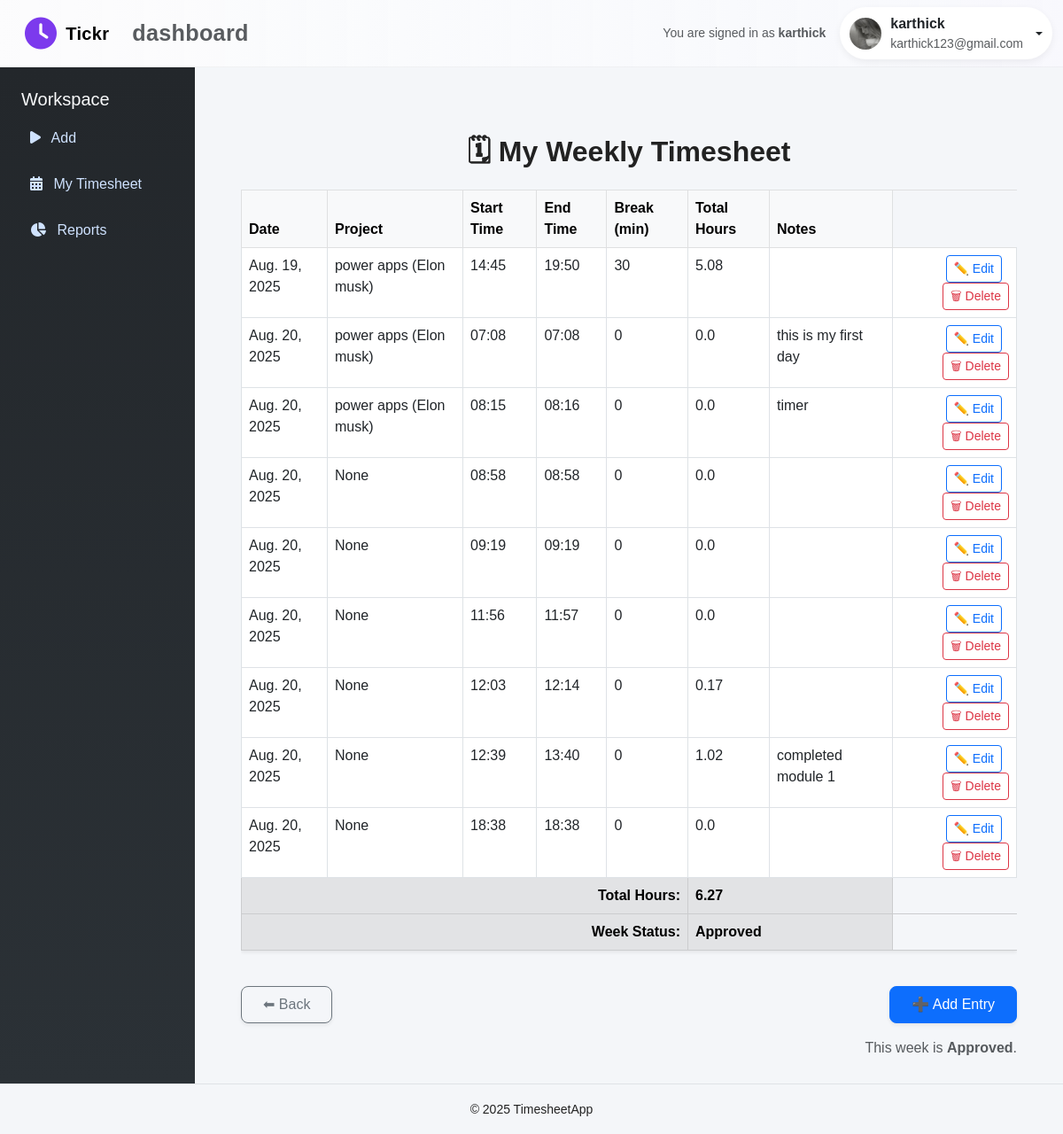
The page /employee/timesheet/ (signed in) on the database its author committed.
### timesheet_app/models.py (models this page shows, shortened)
class CustomUser(AbstractUser):
    role = models.CharField(max_length=10, choices=ROLE_CHOICES)

class Profile(models.Model):
    user = models.OneToOneField(settings.AUTH_USER_MODEL, on_delete=models.CASCADE, related_name='profile')
    avatar = models.ImageField(upload_to=avatar_upload_to, null=True, blank=True)

class TimesheetEntry(models.Model):
    user = models.ForeignKey(settings.AUTH_USER_MODEL, on_delete=models.CASCADE)
    project = models.ForeignKey(Project, on_delete=models.PROTECT, null=True, blank=True)
    work_date = models.DateField(null=False, blank=False)
    start_time = models.DateTimeField(null=True, blank=True)
    end_time = models.DateTimeField(null=True, blank=True)
    break_minutes = models.PositiveIntegerField(default=0)
    duration_minutes = models.PositiveIntegerField(default=0, editable=False)
    billable = models.BooleanField(default=True)
    notes = models.TextField(blank=True)
    created_at = models.DateTimeField(auto_now_add=True)
    updated_at = models.DateTimeField(auto_now=True)
    class Meta:
        indexes = [
            models.Index(fields=["user", "work_date"]),
            models.Index(fields=["project", "work_date"]),
        ]
        ordering = ["work_date", "start_time"]

class Project(models.Model):
    name = models.CharField(max_length=120)
    client = models.CharField(max_length=120)
    billable_default = models.BooleanField(default=True)
    active = models.BooleanField(default=True)
    created_at = models.DateTimeField(auto_now_add=True)
    updated_at = models.DateTimeField(auto_now=True)
    class Meta:
        indexes = [
            models.Index(fields=["active"]),
        ]
    def __str__(self):
        return f"{self.name} ({self.client})"

class WeekSummary(models.Model):
    user = models.ForeignKey(settings.AUTH_USER_MODEL, on_delete=models.CASCADE)
    week_start = models.DateField(help_text="Monday date of the week")
    status = models.CharField(max_length=12, choices=STATUS_CHOICES, default=STATUS_DRAFT)
    approver = models.ForeignKey(
        settings.AUTH_USER_MODEL,
        on_delete=models.SET_NULL,
        related_name="approved_weeks",
        null=True,
        blank=True
    )
    submitted_at = models.DateTimeField(null=True, blank=True)
    approved_at = models.DateTimeField(null=True, blank=True)
    audit_note = models.TextField(blank=True)
    manager_comment = models.TextField(blank=True, null=True)
    class Meta:
        unique_together = ("user", "week_start")

### timesheet_app/views.py (the view)
# urls.py: path("employee/timesheet/", my_timesheet, name="my_timesheet"),
@role_required("employee")
@login_required
def my_timesheet(request):
    week_start, week_end = get_current_week_bounds()
    entries = TimesheetEntry.objects.filter(
        user=request.user,
        work_date__range=(week_start, week_end)
    ).order_by("work_date", "start_time")
    week_summary, _ = WeekSummary.objects.get_or_create(
        user=request.user, week_start=week_start, defaults={"status": STATUS_DRAFT}
    )
    for e in entries:
        if e.duration_minutes is not None:
            e.hours = round(e.duration_minutes / 60.0, 2)
        elif e.start_time and e.end_time:
            delta = e.end_time - e.start_time
            e.hours = round(delta.total_seconds() / 3600, 2)
        else:
            e.hours = 0
    total_minutes = entries.aggregate(total_minutes=Coalesce(Sum("duration_minutes"), 0))["total_minutes"]
    total_hours = round(total_minutes / 60.0, 2)
    context = {
        "entries": entries,
        "week_start": week_start,
        "week_end": week_end,
        "total_hours": total_hours,
        "week_status": week_summary.status,
    }
    return render(request, "dashboard/employee_mytimesheet.html", context)

### timesheet_app/utils.py (called while the page is built)
def get_current_week_bounds(today=None):
    if today is None:
        today = timezone.localdate()
    monday = today - timedelta(days=today.weekday())   # 0 = Monday
    sunday = monday + timedelta(days=6)
    return monday, sunday

### timesheet_app/templates/dashboard/employee_mytimesheet.html (shortened to what this page needs)
{% extends "base.html" %}
{% load static %}
{% block content %}
<div class="container mt-5">
    <h2 class="fw-bold text-center mb-4">🗓 My Weekly Timesheet</h2>
    <div class="table-responsive">
        <table class="table table-bordered table-hover shadow-sm">
            <thead class="table-light">
                <tr>
                    <th>Date</th>
                    <th>Project</th>
                    <th>Start Time</th>
                    <th>End Time</th>
                    <th>Break (min)</th>
                    <th>Total Hours</th>
                    <th>Notes</th>
                </tr>
            </thead>
            <tbody>
                {% for entry in entries %}
                    <tr>
                        <td>{{ entry.work_date }}</td>
                        <td>{{ entry.project }}</td>
                        <td>{{ entry.start_time|time:"H:i" }}</td>
                        <td>{{ entry.end_time|time:"H:i" }}</td>
                        <td>{{ entry.break_minutes }}</td>
                        <td>{{ entry.hours }}</td>
                        <td>{{ entry.notes }}</td>
                        <td class="text-end">
                            <a href="{% url 'edit_time_entry' entry.id %}" class="btn btn-sm btn-outline-primary me-2">✏️ Edit</a>
                            <form method="post" action="{% url 'delete_time_entry' entry.id %}" style="display:inline">
                                <button type="submit" class="btn btn-sm btn-outline-danger">🗑 Delete</button>
                            </form>
                        </td>
                    </tr>
                {% empty %}
                    <tr>
                        <td colspan="7" class="text-center">No time entries yet for this week.</td>
                    </tr>
                {% endfor %}
            </tbody>
            <tfoot>
                <tr class="table-secondary">
                    <th colspan="5" class="text-end">Total Hours:</th>
                    <th colspan="2">
                        {{ total_hours }}
                    </th>
                </tr>
                <tr class="table-secondary">
                    <th colspan="5" class="text-end">Week Status:</th>
                    <th colspan="2">
                        {{ week_status|capfirst }}
                    </th>
                </tr>
            </tfoot>
        </table>
    </div>
    <div class="mt-4 d-flex justify-content-between">
        <a href="{% url 'employee_dashboard' %}" class="btn btn-outline-secondary px-4 py-2 rounded-3 shadow-sm hover-scale">⬅ Back</a>
        <a href="{% url 'add_time_entry' %}" class="btn btn-primary px-4 py-2 rounded-3 shadow-sm hover-scale">➕ Add Entry</a>
    </div>
    <div class="mt-3 d-flex justify-content-end">
        {% if week_status == 'draft' %}
        <form method="post" action="{% url 'submit_week' %}">
            {% csrf_token %}
            <button type="submit" class="btn btn-warning">Submit Week for Approval</button>
        </form>
        {% else %}
            <div class="text-muted">This week is <strong>{{ week_status|capfirst }}</strong>.</div>
        {% endif %}
    </div>
</div>
{% endblock %}

### timesheet_app/templates/base.html (shortened to what this page needs)
{% load static %}
<!doctype html>
<html lang="en">
<head>
  <link href="https://cdn.jsdelivr.net/npm/bootstrap@5.3.0/dist/css/bootstrap.min.css" rel="stylesheet">
  <link href="https://cdnjs.cloudflare.com/ajax/libs/font-awesome/6.4.0/css/all.min.css" rel="stylesheet">
</head>
<body>
<nav class="navbar navbar-expand-lg navbar-light" style="background: linear-gradient(90deg, rgba(255,255,255,0.7), rgba(250,250,255,0.6)); border-bottom:1px solid rgba(0,0,0,0.04);">
  <div class="container-fluid d-flex justify-content-between align-items-center">
    <div class="app-brand ms-lg-3">
      <i class="fa-solid fa-clock fa-lg" style="color:var(--accent)"></i>
      <span class="navbar-brand">Tickr</span>
      <small class="text-muted">dashboard</small>
    </div>
    <div class="d-flex align-items-center">
      <div class="me-3 text-muted small d-none d-md-block">You are signed in as <strong>{{ user.get_full_name|default:user.username }}</strong></div>
      {% if user.is_authenticated %}
      <div class="dropdown">
        <button class="btn profile-pill dropdown-toggle" data-bs-toggle="dropdown" aria-expanded="false">
          {% if user.profile and user.profile.avatar %}
            <img src="{{ user.profile.avatar.url }}" alt="avatar" />
          {% else %}
            <img src="https://ui-avatars.com/api/?name={{ user.username }}&background=7c3aed&color=fff" alt="avatar" />
          {% endif %}
          <div class="d-none d-sm-block text-start">
            <div style="font-weight:600">{{ user.get_full_name|default:user.username }}</div>
            <div class="small text-muted">{{ user.email }}</div>
          </div>
        </button>
      </div>
      {% endif %}
    </div>
  </div>
</nav>
<div class="d-flex">
  {% block sidebar %}
  <div class="sidebar" id="sidebar">
    <h5 class="text-light">Workspace</h5>
    <a href="{% url 'add_time_entry' %}"><i class="fa-solid fa-play me-2"></i> Add</a>
    <a href="{% url 'my_timesheet' %}"><i class="fa-solid fa-calendar-days me-2"></i> My Timesheet</a>
    <a href="{% url 'my_reports' %}"><i class="fa-solid fa-chart-pie me-2"></i> Reports</a>
  </div>
  {% endblock %}
  <div class="content-wrapper">
    {% block content %}{% endblock %}
  </div>
</div>
<footer class="text-center py-3 border-top">
  <small>&copy; 2025 TimesheetApp</small>
</footer>
</body>
</html>

### timesheet_app/templates/base.html (style rules this page uses)
:root { --primary: #0d6efd; --muted: #6c757d; --card: #ffffff; --bg: #f4f6f9; --accent: #7c3aed; }
body { display: flex; min-height: 100vh; flex-direction: column; margin: 0; background: var(--bg); font-family: 'Poppins', sans-serif; color: #222; }
.sidebar { width: 220px; background: linear-gradient(180deg, #23272b, #2b3136); color: #fff; min-height: 100vh; padding: 24px; transition: all 0.3s ease; }
.sidebar a { display: block; color: #cfe2ff; margin: 12px 0; text-decoration: none; padding: 8px 10px; border-radius: 8px; transition: background 0.3s ease, color 0.3s ease; }
.content-wrapper { flex: 1; padding: 28px 40px; background: var(--bg); min-height: 100vh; transition: padding 0.3s ease; }
.app-brand { font-weight: 700; letter-spacing: 0.3px; display: flex; align-items: center; gap: 10px; font-size: 1.8rem; user-select: none; color: #7c3aed; }
.profile-pill { display: flex; align-items: center; gap: 10px; background: var(--card); padding: 6px 10px; border-radius: 999px; box-shadow: 0 3px 8px rgba(12,12,12,0.06); cursor: pointer; transition: box-shadow 0.3s ease; }
.profile-pill img { width: 36px; height: 36px; border-radius: 50%; object-fit: cover; flex-shrink: 0; }

### timesheet_app/templates/dashboard/employee_mytimesheet.html (style rules this page uses)
.hover-scale { transition: all 0.2s ease-in-out; }

### rows shown on the page
CustomUser: get_full_name "karthick", profile.avatar (picture), email "karthick123@gmail.com"
TimesheetEntry: work_date "Aug. 19, 2025", project "power apps (Elon musk)", start_time "14:45", end_time "19:50", break_minutes "30", hours "5.08"
TimesheetEntry: work_date "Aug. 20, 2025", project "power apps (Elon musk)", start_time "07:08", end_time "07:08", break_minutes "0", hours "0.0", notes "this is my first day"
TimesheetEntry: work_date "Aug. 20, 2025", project "power apps (Elon musk)", start_time "08:15", end_time "08:16", break_minutes "0", hours "0.0", notes "timer"
TimesheetEntry: work_date "Aug. 20, 2025", project "None", start_time "08:58", end_time "08:58", break_minutes "0", hours "0.0"
TimesheetEntry: work_date "Aug. 20, 2025", project "None", start_time "09:19", end_time "09:19", break_minutes "0", hours "0.0"
TimesheetEntry: work_date "Aug. 20, 2025", project "None", start_time "11:56", end_time "11:57", break_minutes "0", hours "0.0"
TimesheetEntry: work_date "Aug. 20, 2025", project "None", start_time "12:03", end_time "12:14", break_minutes "0", hours "0.17"
TimesheetEntry: work_date "Aug. 20, 2025", project "None", start_time "12:39", end_time "13:40", break_minutes "0", hours "1.02", notes "completed module 1"
TimesheetEntry: work_date "Aug. 20, 2025", project "None", start_time "18:38", end_time "18:38", break_minutes "0", hours "0.0"
WeekSummary: status "Approved"

### other values the page prints
{{ total_hours }} "6.27"
